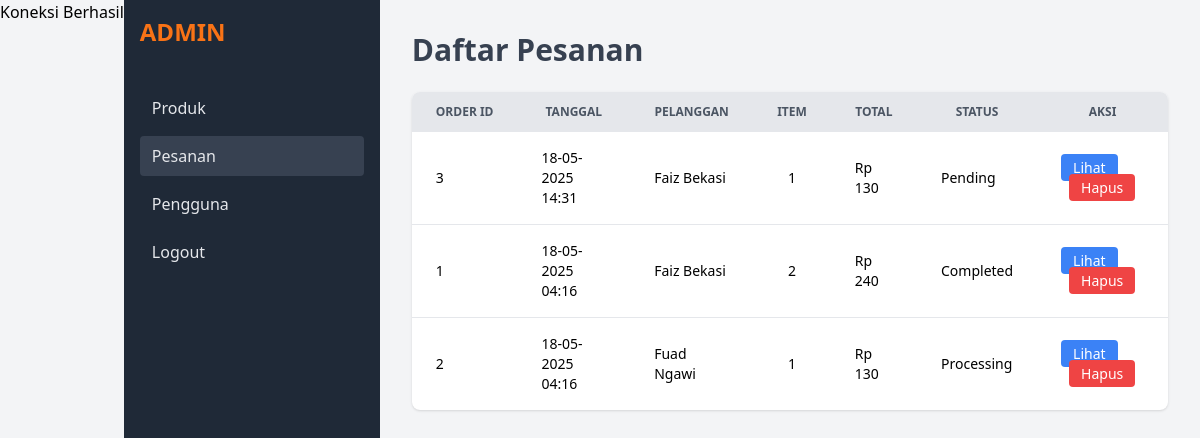
Screenshot of /admin/pesanan.php (signed in) with the database file from the repository.
### tables this page shows
CREATE TABLE `orders` (
  `order_id` int(11) NOT NULL,
  `user_id` int(11) NOT NULL,
  `order_date` timestamp NOT NULL DEFAULT current_timestamp(),
  `total_amount` decimal(10,2) DEFAULT NULL,
  `status` varchar(50) DEFAULT 'Pending'
);

### admin/pesanan.php (the view, shortened to what this page needs)
<?php
require_once '../koneksi.php';
$sql = "SELECT * FROM admin_order_list_view ORDER BY order_date DESC";
$result = $conn->query($sql);
?>
<!DOCTYPE html>
<html lang="id">
<head>
    <script src="https://cdn.tailwindcss.com"></script>
</head>
<body class="flex bg-gray-100 min-h-screen">
    <aside class="w-64 bg-gray-800 text-gray-200 flex flex-col p-4 space-y-4">
        <h1 class="text-2xl font-bold text-orange-500 mb-6">ADMIN</h1>
        <nav class="space-y-2">
            <a href="dashboard.php" class="block py-2 px-3 rounded hover:bg-gray-700">Produk</a>
            <a href="pesanan.php"   class="block py-2 px-3 rounded bg-gray-700">Pesanan</a>
            <a href="user.php"      class="block py-2 px-3 rounded hover:bg-gray-700">Pengguna</a>
            <a href="../login.php"                class="block py-2 px-3 rounded hover:bg-gray-700">Logout</a>
        </nav>
    </aside>
    <main class="flex-1 p-8 overflow-auto">
        <h2 class="text-3xl font-semibold text-gray-700 mb-6">Daftar Pesanan</h2>
        <div class="bg-white shadow rounded-lg overflow-x-auto">
            <table class="min-w-full text-sm">
                <thead class="bg-gray-200 text-gray-600 uppercase text-xs">
                    <tr>
                        <th class="px-6 py-3">Order&nbsp;ID</th>
                        <th class="px-6 py-3">Tanggal</th>
                        <th class="px-6 py-3">Pelanggan</th>
                        <th class="px-6 py-3">Item</th>
                        <th class="px-6 py-3">Total</th>
                        <th class="px-6 py-3">Status</th>
                        <th class="px-6 py-3">Aksi</th>
                    </tr>
                </thead>
                <tbody class="divide-y">
                <?php if($result && $result->num_rows): foreach($result as $row): ?>
                    <tr>
                        <td class="px-6 py-4"><?= $row['order_id'] ?></td>
                        <td class="px-6 py-4"><?= date('d-m-Y H:i', strtotime($row['order_date'])) ?></td>
                        <td class="px-6 py-4"><?= htmlspecialchars($row['full_name']) ?></td>
                        <td class="px-6 py-4 text-center"><?= $row['item_count'] ?></td>
                        <td class="px-6 py-4">Rp <?= number_format($row['total_amount'],0,',','.') ?></td>
                        <td class="px-6 py-4 capitalize"><?= htmlspecialchars($row['status']) ?></td>
                        <td class="px-6 py-4 space-x-2">
                            <a href="order-detail.php?id=<?= $row['order_id'] ?>" class="px-3 py-1 bg-blue-500 text-white rounded">Lihat</a>
                            <a href="order-delete.php?id=<?= $row['order_id'] ?>" class="px-3 py-1 bg-red-500 text-white rounded" onclick="return confirm('Hapus pesanan ini?')">Hapus</a>
                        </td>
                    </tr>
                <?php endforeach; else: ?>
                    <tr><td colspan="7" class="px-6 py-4 text-center">Belum ada pesanan.</td></tr>
                <?php endif; ?>
                </tbody>
            </table>
        </div>
    </main>
</body>
</html>

### rows the page displays
orders: order_id "3", order_date "18-05-2025 14:31", full_name "Faiz Bekasi", item_count "1", total_amount "130", status "Pending"
orders: order_id "1", order_date "18-05-2025 04:16", full_name "Faiz Bekasi", item_count "2", total_amount "240", status "Completed"
orders: order_id "2", order_date "18-05-2025 04:16", full_name "Fuad Ngawi", item_count "1", total_amount "130", status "Processing"
